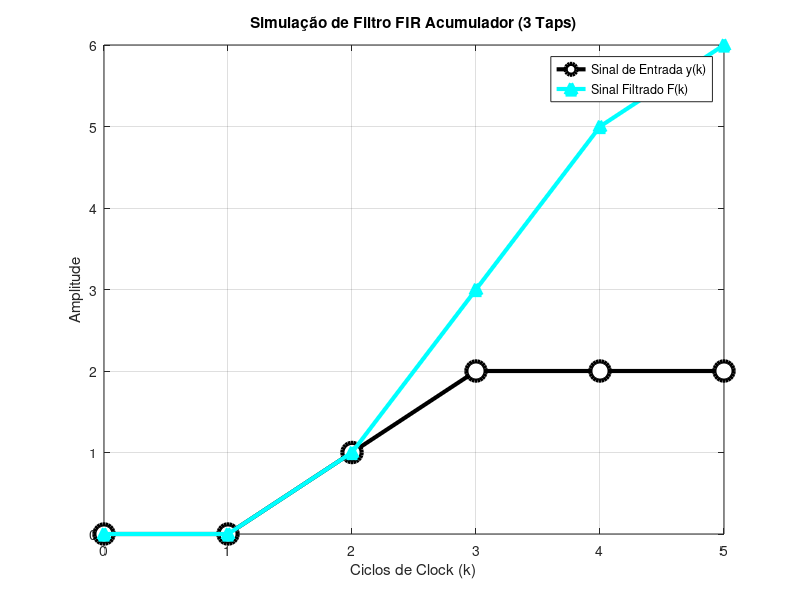

Here is the MATLAB script that generated this plot:


c = [1, 1, 1];  % Vetor de coeficientes (FIR Acumulador de 3 taps)
N = 6;
n = (0:N-1);

dt = 1;

x = zeros(N,1);

x(1:round(N/4)) = 0;
x(round(N/4)+1 : round(N/2)) = 1;
x(round(N/2)+1 : end) = 2;



y = x;


% 3. Convolução/Filtragem do sinal de entrada y(k) pelo filtro c(k)
% F = conv(y, c, 'same'); % O 'same' garante que F tenha o mesmo tamanho de y
F = filter(c, 1, y);
figure;

% Sinal de entrada (y)
plot(n, y, '-o', 'LineWidth', 3, 'Color', 'black', ...
    'MarkerSize', 14, 'MarkerFaceColor', 'white');
hold on;

% Sinal filtrado (F)
plot(n, F, '-^', 'LineWidth', 3, 'Color', 'cyan', ...
    'MarkerSize', 8, 'MarkerFaceColor', 'cyan');

title('Simulação de Filtro FIR Acumulador (3 Taps)');
ylabel('Amplitude');
xlabel('Ciclos de Clock (k)');
legend('Sinal de Entrada y(k)', 'Sinal Filtrado F(k)');
grid on;